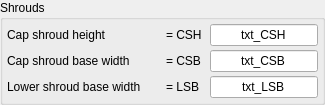
    <widget class="QGroupBox" name="groupBox_3" >
     <property name="sizePolicy" >
      <sizepolicy vsizetype="Preferred" hsizetype="Preferred" >
       <horstretch>0</horstretch>
       <verstretch>0</verstretch>
      </sizepolicy>
     </property>
     <property name="title" >
      <string>Shrouds</string>
     </property>
     <layout class="QGridLayout" >
      <property name="margin" >
       <number>4</number>
      </property>
      <property name="spacing" >
       <number>4</number>
      </property>
      <item row="1" column="0" >
       <widget class="QLabel" name="lbl_CapShroudBase" >
        <property name="sizePolicy" >
         <sizepolicy vsizetype="Fixed" hsizetype="Fixed" >
          <horstretch>0</horstretch>
          <verstretch>0</verstretch>
         </sizepolicy>
        </property>
        <property name="minimumSize" >
         <size>
          <width>155</width>
          <height>22</height>
         </size>
        </property>
        <property name="text" >
         <string>Cap shroud base width</string>
        </property>
       </widget>
      </item>
      <item row="0" column="1" >
       <widget class="QLabel" name="lbl_CSH" >
        <property name="sizePolicy" >
         <sizepolicy vsizetype="Fixed" hsizetype="Fixed" >
          <horstretch>0</horstretch>
          <verstretch>0</verstretch>
         </sizepolicy>
        </property>
        <property name="minimumSize" >
         <size>
          <width>40</width>
          <height>22</height>
         </size>
        </property>
        <property name="text" >
         <string>= CSH</string>
        </property>
       </widget>
      </item>
      <item row="2" column="0" >
       <widget class="QLabel" name="lbl_LowerShroudBase" >
        <property name="sizePolicy" >
         <sizepolicy vsizetype="Fixed" hsizetype="Fixed" >
          <horstretch>0</horstretch>
          <verstretch>0</verstretch>
         </sizepolicy>
        </property>
        <property name="minimumSize" >
         <size>
          <width>155</width>
          <height>22</height>
         </size>
        </property>
        <property name="text" >
         <string>Lower shroud base width </string>
        </property>
       </widget>
      </item>
      <item row="2" column="2" >
       <widget class="QLineEdit" name="txt_LSB" >
        <property name="sizePolicy" >
         <sizepolicy vsizetype="Fixed" hsizetype="Fixed" >
          <horstretch>0</horstretch>
          <verstretch>0</verstretch>
         </sizepolicy>
        </property>
        <property name="minimumSize" >
         <size>
          <width>60</width>
          <height>22</height>
         </size>
        </property>
        <property name="text" >
         <string>txt_LSB</string>
        </property>
        <property name="alignment" >
         <set>Qt::AlignHCenter</set>
        </property>
       </widget>
      </item>
      <item row="0" column="2" >
       <widget class="QLineEdit" name="txt_CSH" >
        <property name="sizePolicy" >
         <sizepolicy vsizetype="Fixed" hsizetype="Fixed" >
          <horstretch>0</horstretch>
          <verstretch>0</verstretch>
         </sizepolicy>
        </property>
        <property name="minimumSize" >
         <size>
          <width>60</width>
          <height>22</height>
         </size>
        </property>
        <property name="text" >
         <string>txt_CSH</string>
        </property>
        <property name="alignment" >
         <set>Qt::AlignHCenter</set>
        </property>
       </widget>
      </item>
      <item row="1" column="1" >
       <widget class="QLabel" name="lbl_CSB" >
        <property name="sizePolicy" >
         <sizepolicy vsizetype="Fixed" hsizetype="Fixed" >
          <horstretch>0</horstretch>
          <verstretch>0</verstretch>
         </sizepolicy>
        </property>
        <property name="minimumSize" >
         <size>
          <width>40</width>
          <height>22</height>
         </size>
        </property>
        <property name="text" >
         <string>= CSB</string>
        </property>
       </widget>
      </item>
      <item row="0" column="0" >
       <widget class="QLabel" name="lbl_CapShroudHeight" >
        <property name="sizePolicy" >
         <sizepolicy vsizetype="Fixed" hsizetype="Fixed" >
          <horstretch>0</horstretch>
          <verstretch>0</verstretch>
         </sizepolicy>
        </property>
        <property name="minimumSize" >
         <size>
          <width>155</width>
          <height>22</height>
         </size>
        </property>
        <property name="text" >
         <string>Cap shroud height</string>
        </property>
       </widget>
      </item>
      <item row="1" column="2" >
       <widget class="QLineEdit" name="txt_CSB" >
        <property name="sizePolicy" >
         <sizepolicy vsizetype="Fixed" hsizetype="Fixed" >
          <horstretch>0</horstretch>
          <verstretch>0</verstretch>
         </sizepolicy>
        </property>
        <property name="minimumSize" >
         <size>
          <width>60</width>
          <height>22</height>
         </size>
        </property>
        <property name="text" >
         <string>txt_CSB</string>
        </property>
        <property name="alignment" >
         <set>Qt::AlignHCenter</set>
        </property>
       </widget>
      </item>
      <item row="2" column="1" >
       <widget class="QLabel" name="lbl_LSB" >
        <property name="sizePolicy" >
         <sizepolicy vsizetype="Fixed" hsizetype="Fixed" >
          <horstretch>0</horstretch>
          <verstretch>0</verstretch>
         </sizepolicy>
        </property>
        <property name="minimumSize" >
         <size>
          <width>40</width>
          <height>22</height>
         </size>
        </property>
        <property name="text" >
         <string>= LSB</string>
        </property>
       </widget>
      </item>
     </layout>
    </widget>
